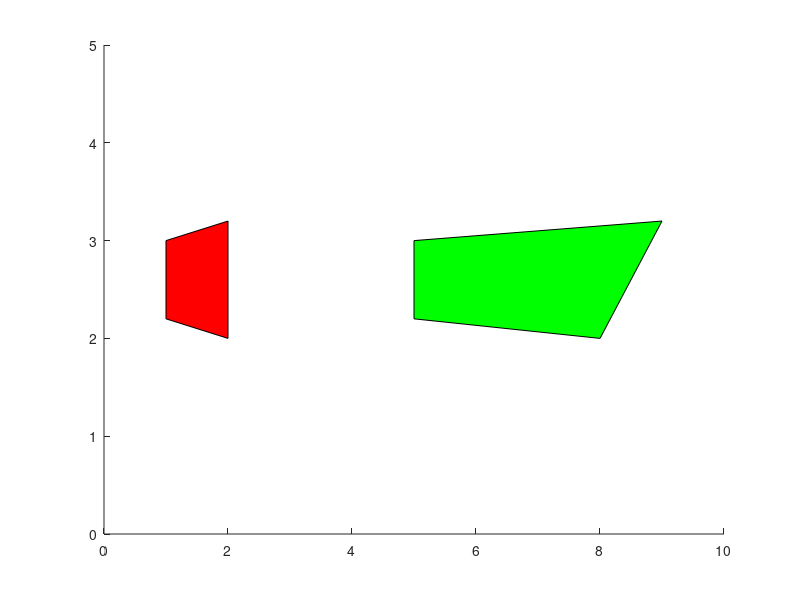

Source code (MATLAB):
function dragDemo
%% Demonstrate dragging patch objects
% and manipulating with keys
% Author: Dodge Flannelette
figure(1)

%% draw two patch objects
axis([0, 10, 0, 5]);
hpatch(1)=patch([1, 2, 2, 1, 1],[2.2, 2, 3.2, 3, 2.2],'r');
hpatch(2)=patch([5, 8, 9, 5, 5],[2.2, 2, 3.2, 3, 2.2], 'g');
%% set callbacks for button down, up, and keypresses
set(hpatch(1), 'ButtonDownFcn', @patchButtonDown);
set(hpatch(2), 'ButtonDownFcn', @patchButtonDown);
set(gcf, 'WindowButtonUpFcn', @ButtonUp);
set(gcf, 'KeyPressFcn', @processKey);

%% Button Functions
function patchButtonDown(hpatch, eventdata)
curr_pt = get(gca, 'CurrentPoint');
previous_pt=[curr_pt(1, 1), curr_pt(1, 2)];

% set the WindowButtonMotionFcn and give it 2 additional
% arguments: the patch handle and the offset
setappdata(gcf, 'SelectedPatch', hpatch);
setappdata(gcf, 'previous_point', previous_pt);
set(gcf, 'WindowButtonMotionFcn', ...
    {@figButtonMotion, hpatch});

function figButtonMotion(src, eventdata, hselected)
% Moves the object with handle hselected.
% The offset is the difference between the lower left
% of the object and the mouse position when button
% was pushed down.
% Get position of vertices
x=get(hselected, 'XData');
y=get(hselected, 'YData');

% Get the mouse cursor Location
curr_pt = get(gca, 'CurrentPoint');
last_pt = [curr_pt(1, 1), curr_pt(1, 2)];
previous_pt = getappdata(gcf, 'previous_point');
delta_pt = last_pt - previous_pt;

set(hselected, 'XData', delta_pt(1) + x);
set(hselected, 'YData', delta_pt(2) + y);

setappdata(gcf, 'previous_point', last_pt);

function ButtonUp(src, eventdata);
% when the button is released, turn off the motion function
set(gcf, 'WindowButtonMotionFcn', ' ')

function processKey(src, evnt)
% process arrow keys to move currently selected patch
hpatch=getappdata(gcf, 'SelectedPatch');
if length(evnt.Key)>=1
xshift=0;
yshift=0;
switch evnt.Key
case 'leftarrow'
xshift=-0.1;
case 'rightarrow'
xshift= 0.1;
case 'uparrow'
yshift= 0.1;
case 'downarrow'
yshift= -0.1;
end
x=get(hpatch, 'XData')+xshift;
set(hpatch, 'XData', x);
y=get(hpatch, 'YData')+yshift;
set(hpatch, 'YData', y);
end